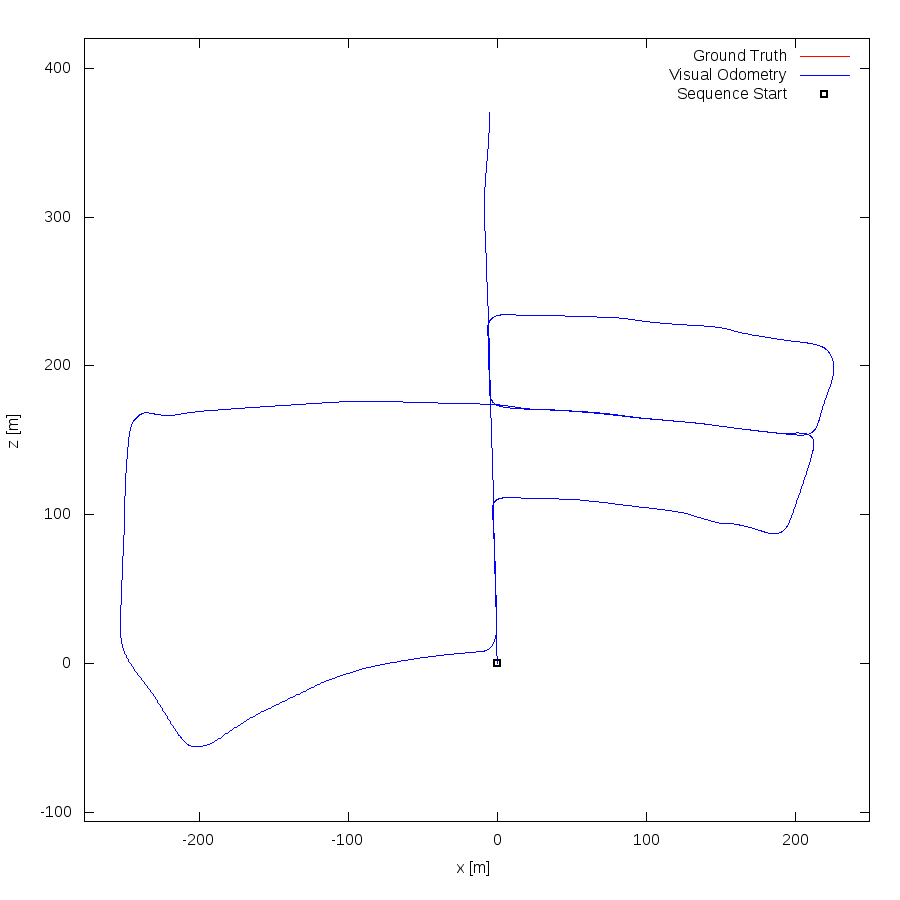

Reproduce this figure in gnuplot.
set term postscript eps enhanced color
set output "05.eps"
set size ratio -1
set xrange [-277:250]
set yrange [-106:420]
set xlabel "x [m]"
set ylabel "z [m]"
plot "05.txt" using 1:2 lc rgb "#FF0000" title 'Ground Truth' w lines,"05.txt" using 3:4 lc rgb "#0000FF" title 'Visual Odometry' w lines,"< head -1 05.txt" using 1:2 lc rgb "#000000" pt 4 ps 1 lw 2 title 'Sequence Start' w points
